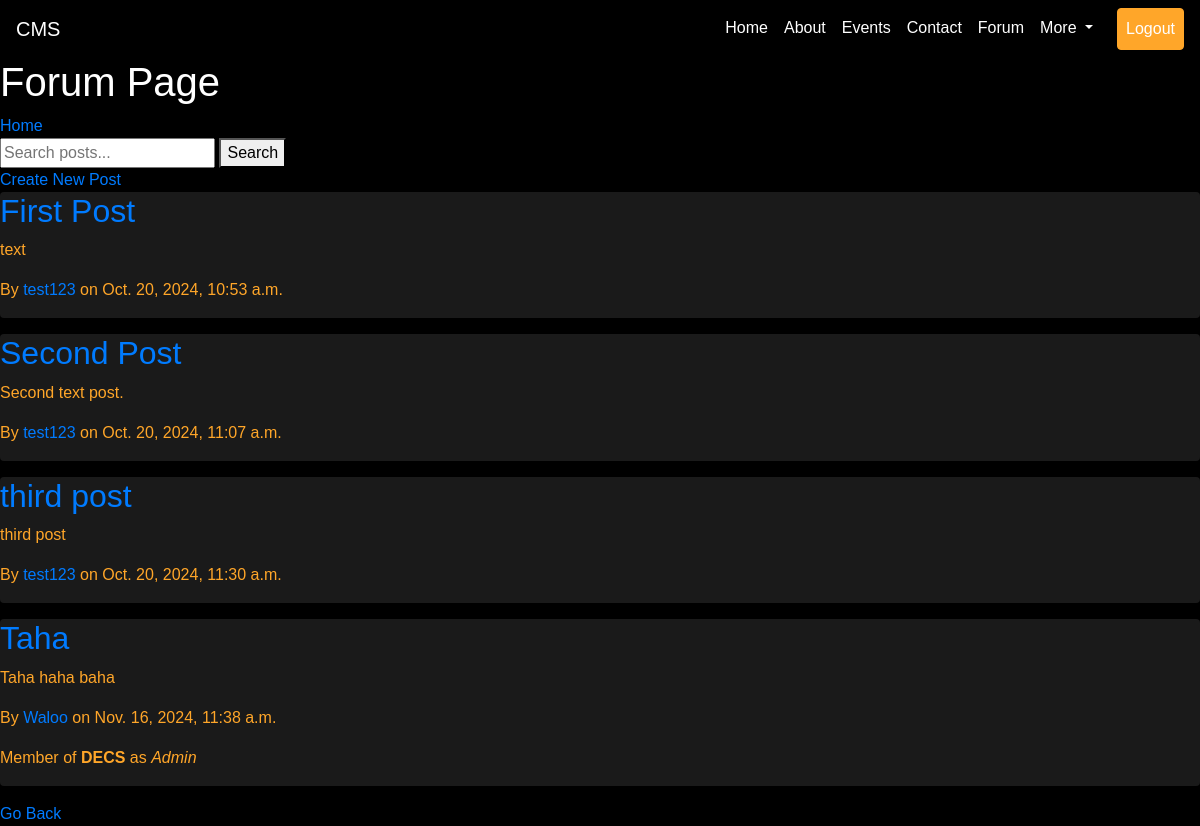
Before: /forum/ with the older database file.
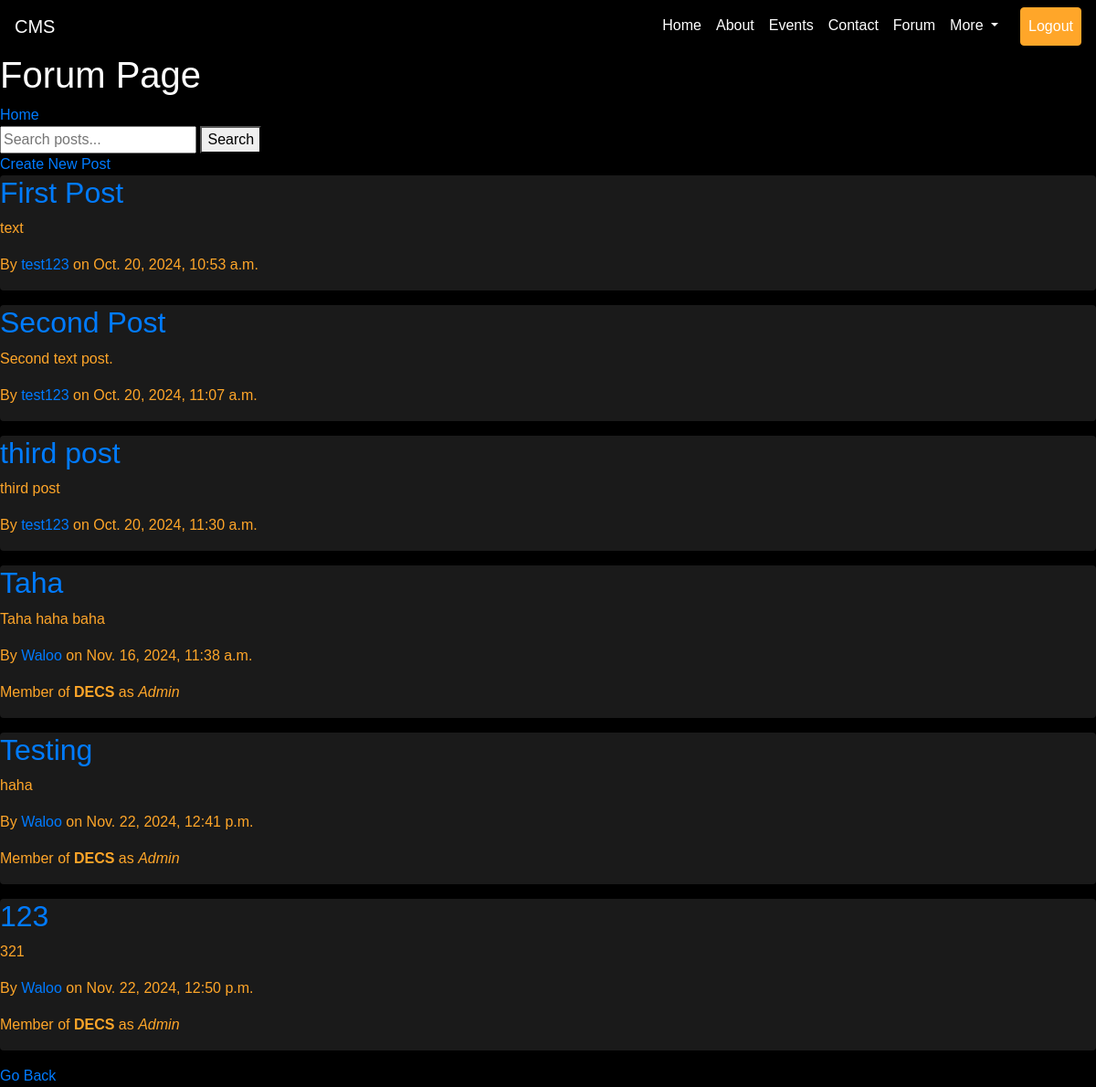
After: the same page with the newer database file.
### forum/models.py (models this page shows, shortened)
class Post(models.Model):
    title = models.CharField(max_length=255)
    content = models.TextField()
    author = models.ForeignKey(CustomUser, on_delete=models.CASCADE)
    created_at = models.DateTimeField(auto_now_add=True)

### loginreg/models.py (models this page shows, shortened)
class CustomUser(AbstractUser):
    isadmin = models.BooleanField(default=False)
    profile_picture = models.ImageField(upload_to="profile_pictures/", default="profile_pictures/default.png")

### Society/models.py (models this page shows, shortened)
class Society(models.Model):
    name = models.CharField(max_length=255, unique=True)
    description = models.TextField(blank=True)
    created_at = models.DateTimeField(auto_now_add=True)
    admins = models.ManyToManyField(CustomUser, related_name='society_admins')
    members = models.ManyToManyField(CustomUser, related_name='society_members', blank=True)
    email = models.EmailField(blank=True)
    phone_number = models.CharField(max_length=15, blank=True)

### forum/views.py (the view)
# urls.py: path('forum/',forumview.forum_page,name='forumhome'),
def forum_page(request):
    query = request.GET.get('q')
    if query:
        posts = Post.objects.filter(title__icontains=query)
    else:
        posts = Post.objects.all()
    posts_with_societies = []
    for post in posts:
        author_societies = []
        if post.author.is_authenticated:
            societies = Society.objects.filter(members=post.author) | Society.objects.filter(admins=post.author)
            for society in societies:
                position = "Admin" if society.admins.filter(id=post.author.id).exists() else "Member"
                author_societies.append({'society_name': society.name, 'position': position})
        posts_with_societies.append({'post': post, 'author_societies': author_societies})
    return render(request, 'forum.html', {'posts_with_societies': posts_with_societies})

### Templates/forum.html (shortened to what this page needs)
<!DOCTYPE html>
<html lang="en">
<head>
    <link rel="stylesheet" href="https://cdn.jsdelivr.net/npm/bootstrap@4.3.1/dist/css/bootstrap.min.css">
    {% load static %}
</head>
<body>
    <nav class="navbar navbar-expand-lg navbar-dark bg-transparent">
        <a class="navbar-brand" href="#">CMS</a>
        <div class="collapse navbar-collapse" id="navbarNav">
            <ul class="navbar-nav ml-auto">
                <li class="nav-item active">
                    <a class="nav-link" href="{% url 'home' %}">Home <span class="sr-only">(current)</span></a>
                </li>
                <li class="nav-item">
                    <a class="nav-link" href="#">About</a>
                </li>
                <li class="nav-item">
                    <a class="nav-link" href="#">Events</a>
                </li>
                <li class="nav-item">
                    <a class="nav-link" href="#">Contact</a>
                </li>
                <li class="nav-item">
                    <a class="nav-link" href="{% url 'forumhome'%}">Forum</a>
                </li>
                <li class="nav-item dropdown">
                    <a class="nav-link dropdown-toggle" href="#" id="navbarDropdown" role="button" data-toggle="dropdown" aria-haspopup="true" aria-expanded="false">
                        More
                    </a>
                </li>
                <li class="nav-item">
                    <a href="{% url 'logout' %}" class="nav-link btn btn-primary text-white ml-3">Logout</a>
                </li>
            </ul>
        </div>
    </nav>
    <h1>Forum Page</h1>
    <a href="{% url 'home' %}">Home</a>
    <form method="GET" action="">
        <input type="text" name="q" placeholder="Search posts..." value="{{ request.GET.q }}">
        <button type="submit">Search</button>
    </form>
    <a href="{% url 'forumcreate' %}">Create New Post</a>
    {% for item in posts_with_societies %}
    <div class="card mb-3">
        <h2><a href="{% url 'forumpostdetail' item.post.id %}">{{ item.post.title }}</a></h2>
        <p>{{ item.post.content|truncatewords:20 }}</p>
        <p>By <a href="{% url 'user_profile' item.post.author.username %}">{{ item.post.author.username }}</a> on {{ item.post.created_at }}</p>
        {% for society in item.author_societies %}
            <p>Member of <strong>{{ society.society_name }}</strong> as <em>{{ society.position }}</em></p>
        {% endfor %}
    </div>
{% endfor %}
    <a href="{% url 'home'%}">Go Back</a>
</body>
</html>

### Templates/forum.html (style rules this page uses)
body { font-family: 'c', sans-serif; background-color: #000; color: #FFFFFF; }
.navbar { background-color: rgba(0, 0, 0, 0.5) !important; z-index: 2; position: relative; }
.navbar-brand, .nav-link { color: #fff !important; }
.btn-primary { background-color: #ffa629; border-color: #ffa629; color: #000; }
.card { background-color: #1a1a1a; color: #ffa629; border: none; }

Changed rows visible on the page:
added Post: post "Testing", post.content "haha", post.author.username "Waloo", post.created_at "Nov. 22, 2024, 12:41 p.m.", {{ society.society_name }} "DECS", position "Admin"
added Post: post "123", post.content "321", post.author.username "Waloo", post.created_at "Nov. 22, 2024, 12:50 p.m.", {{ society.society_name }} "DECS", position "Admin"
